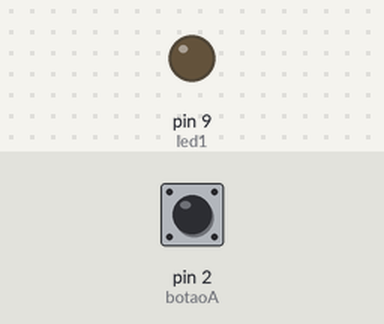
A sketch run on a simulated Arduino Uno, built with avr-gcc and run on an emulated ATmega328P. Shown: output pins drawn as LEDs (lit = HIGH). The test bench sets the inputs (shaded band); at power-on: pin 2 (botaoA) HIGH.

Above: at 1.2 s.
1.3 s: pin 2 (botaoA) pulled LOW for 0.15 s
At 2.5 s:
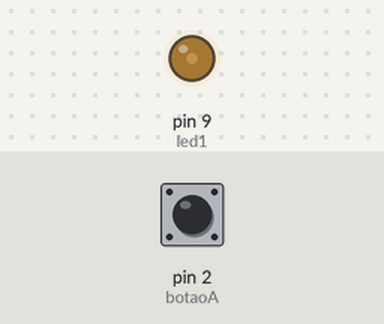
2.9 s: pin 2 (botaoA) pulled LOW for 1 s
At 3.7 s:
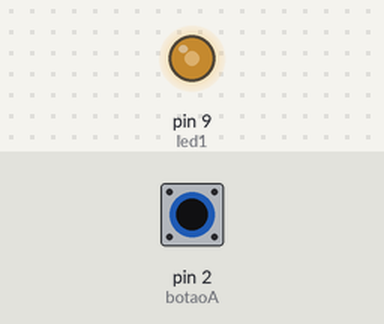
5.4 s: pin 2 (botaoA) pulled LOW for 0.15 s
At 6.6 s:
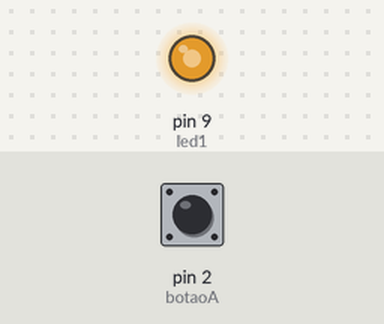
7.0 s: pin 2 (botaoA) pulled LOW for 3.2 s
At 8.1 s:
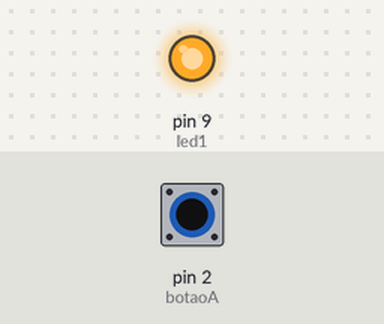
Timing chart, 0 to 10.0 s (numbered marks = the images above; inputs shaded):
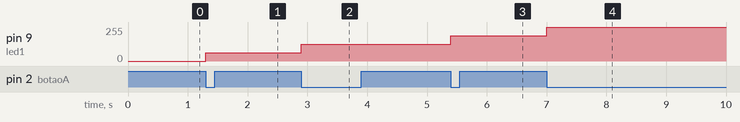

Measured:
- after the input at 1.3 s, pin 9 (led1): 0/255 → 63/255 at once
- after the input at 2.9 s, pin 9 (led1): 63/255 → 127/255 at once
- after the input at 5.4 s, pin 9 (led1): 127/255 → 191/255 at once
- after the input at 7.0 s, pin 9 (led1): 191/255 → 255/255 at once

The sketch:

4.ino
```cpp
const int botaoA = 2;
const int led1 = 9;

int estadoBotaoAnterior = HIGH;
int nivel = 0;

void setup() {
  pinMode(botaoA, INPUT_PULLUP);
  pinMode(led1, OUTPUT);
}

void loop() {
  int estadoBotaoAtual = digitalRead(botaoA);

  if (estadoBotaoAnterior == HIGH && estadoBotaoAtual == LOW) {
    nivel++;
    if (nivel > 4) nivel = 0;
  }

  estadoBotaoAnterior = estadoBotaoAtual;

  int brilho = nivel * 255 / 4;
  analogWrite(led1, brilho);
}
```
